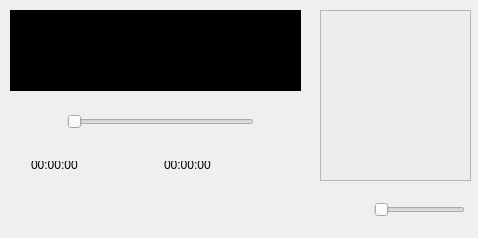
<?xml version="1.0" encoding="UTF-8"?>
<ui version="4.0">
 <class>DWplayer</class>
 <widget class="QWidget" name="DWplayer">
  <property name="geometry">
   <rect>
    <x>0</x>
    <y>0</y>
    <width>478</width>
    <height>238</height>
   </rect>
  </property>
  <property name="windowTitle">
   <string>DWplayer</string>
  </property>
  <widget class="QWidget" name="pPlayerwidget" native="true">
   <property name="geometry">
    <rect>
     <x>10</x>
     <y>10</y>
     <width>291</width>
     <height>81</height>
    </rect>
   </property>
   <property name="sizePolicy">
    <sizepolicy hsizetype="Expanding" vsizetype="Expanding">
     <horstretch>0</horstretch>
     <verstretch>0</verstretch>
    </sizepolicy>
   </property>
   <property name="styleSheet">
    <string notr="true">background-color: rgb(0, 0, 0);</string>
   </property>
   <property name="inputMethodHints">
    <set>Qt::ImhNone</set>
   </property>
  </widget>
  <widget class="QListWidget" name="musiclist">
   <property name="geometry">
    <rect>
     <x>320</x>
     <y>10</y>
     <width>151</width>
     <height>171</height>
    </rect>
   </property>
   <property name="sizePolicy">
    <sizepolicy hsizetype="Fixed" vsizetype="Expanding">
     <horstretch>0</horstretch>
     <verstretch>0</verstretch>
    </sizepolicy>
   </property>
   <property name="styleSheet">
    <string notr="true">background-color: rgb(237, 237, 237);</string>
   </property>
   <property name="dragEnabled">
    <bool>true</bool>
   </property>
   <property name="dragDropMode">
    <enum>QAbstractItemView::DragDrop</enum>
   </property>
   <property name="defaultDropAction">
    <enum>Qt::MoveAction</enum>
   </property>
  </widget>
  <widget class="QWidget" name="layoutWidget">
   <property name="geometry">
    <rect>
     <x>10</x>
     <y>100</y>
     <width>301</width>
     <height>44</height>
    </rect>
   </property>
   <layout class="QHBoxLayout" name="horizontalLayout">
    <item>
     <widget class="QPushButton" name="pBtnSlower">
      <property name="sizePolicy">
       <sizepolicy hsizetype="Fixed" vsizetype="Fixed">
        <horstretch>0</horstretch>
        <verstretch>0</verstretch>
       </sizepolicy>
      </property>
      <property name="focusPolicy">
       <enum>Qt::NoFocus</enum>
      </property>
      <property name="text">
       <string/>
      </property>
      <property name="icon">
       <iconset resource="style.qrc">
        <normaloff>:/img/images/player_up.png</normaloff>:/img/images/player_up.png</iconset>
      </property>
      <property name="iconSize">
       <size>
        <width>32</width>
        <height>32</height>
       </size>
      </property>
      <property name="flat">
       <bool>true</bool>
      </property>
     </widget>
    </item>
    <item>
     <widget class="QSlider" name="pPlayerSlider">
      <property name="orientation">
       <enum>Qt::Horizontal</enum>
      </property>
     </widget>
    </item>
    <item>
     <widget class="QPushButton" name="pBtnFaster">
      <property name="sizePolicy">
       <sizepolicy hsizetype="Fixed" vsizetype="Fixed">
        <horstretch>0</horstretch>
        <verstretch>0</verstretch>
       </sizepolicy>
      </property>
      <property name="focusPolicy">
       <enum>Qt::NoFocus</enum>
      </property>
      <property name="text">
       <string/>
      </property>
      <property name="icon">
       <iconset resource="style.qrc">
        <normaloff>:/img/images/player_down.png</normaloff>:/img/images/player_down.png</iconset>
      </property>
      <property name="iconSize">
       <size>
        <width>32</width>
        <height>32</height>
       </size>
      </property>
      <property name="flat">
       <bool>true</bool>
      </property>
     </widget>
    </item>
   </layout>
  </widget>
  <widget class="QWidget" name="layoutWidget">
   <property name="geometry">
    <rect>
     <x>20</x>
     <y>150</y>
     <width>281</width>
     <height>30</height>
    </rect>
   </property>
   <layout class="QHBoxLayout" name="horizontalLayout_2">
    <item>
     <widget class="QLabel" name="time">
      <property name="layoutDirection">
       <enum>Qt::LeftToRight</enum>
      </property>
      <property name="text">
       <string>00:00:00</string>
      </property>
     </widget>
    </item>
    <item>
     <widget class="QLabel" name="timesum">
      <property name="text">
       <string>00:00:00</string>
      </property>
     </widget>
    </item>
   </layout>
  </widget>
  <widget class="QPushButton" name="pBtnVol">
   <property name="geometry">
    <rect>
     <x>314</x>
     <y>191</y>
     <width>54</width>
     <height>39</height>
    </rect>
   </property>
   <property name="sizePolicy">
    <sizepolicy hsizetype="Fixed" vsizetype="Fixed">
     <horstretch>0</horstretch>
     <verstretch>0</verstretch>
    </sizepolicy>
   </property>
   <property name="focusPolicy">
    <enum>Qt::NoFocus</enum>
   </property>
   <property name="text">
    <string/>
   </property>
   <property name="icon">
    <iconset resource="style.qrc">
     <normaloff>:/img/images/volume.png</normaloff>:/img/images/volume.png</iconset>
   </property>
   <property name="iconSize">
    <size>
     <width>32</width>
     <height>32</height>
    </size>
   </property>
   <property name="flat">
    <bool>true</bool>
   </property>
  </widget>
  <widget class="QPushButton" name="pBtnMode">
   <property name="geometry">
    <rect>
     <x>11</x>
     <y>191</y>
     <width>57</width>
     <height>39</height>
    </rect>
   </property>
   <property name="sizePolicy">
    <sizepolicy hsizetype="Fixed" vsizetype="Fixed">
     <horstretch>0</horstretch>
     <verstretch>0</verstretch>
    </sizepolicy>
   </property>
   <property name="focusPolicy">
    <enum>Qt::NoFocus</enum>
   </property>
   <property name="text">
    <string/>
   </property>
   <property name="icon">
    <iconset resource="style.qrc">
     <normaloff>:/img/images/repeat_all.png</normaloff>:/img/images/repeat_all.png</iconset>
   </property>
   <property name="iconSize">
    <size>
     <width>50</width>
     <height>50</height>
    </size>
   </property>
   <property name="flat">
    <bool>true</bool>
   </property>
  </widget>
  <widget class="QPushButton" name="pBtnPlay">
   <property name="geometry">
    <rect>
     <x>194</x>
     <y>191</y>
     <width>54</width>
     <height>39</height>
    </rect>
   </property>
   <property name="sizePolicy">
    <sizepolicy hsizetype="Fixed" vsizetype="Fixed">
     <horstretch>0</horstretch>
     <verstretch>0</verstretch>
    </sizepolicy>
   </property>
   <property name="focusPolicy">
    <enum>Qt::NoFocus</enum>
   </property>
   <property name="text">
    <string/>
   </property>
   <property name="icon">
    <iconset resource="style.qrc">
     <normaloff>:/img/images/player_play.png</normaloff>:/img/images/player_play.png</iconset>
   </property>
   <property name="iconSize">
    <size>
     <width>32</width>
     <height>32</height>
    </size>
   </property>
   <property name="flat">
    <bool>true</bool>
   </property>
  </widget>
  <widget class="QPushButton" name="pBtnOpen">
   <property name="geometry">
    <rect>
     <x>74</x>
     <y>191</y>
     <width>54</width>
     <height>39</height>
    </rect>
   </property>
   <property name="sizePolicy">
    <sizepolicy hsizetype="Fixed" vsizetype="Fixed">
     <horstretch>0</horstretch>
     <verstretch>0</verstretch>
    </sizepolicy>
   </property>
   <property name="focusPolicy">
    <enum>Qt::NoFocus</enum>
   </property>
   <property name="text">
    <string/>
   </property>
   <property name="icon">
    <iconset resource="style.qrc">
     <normaloff>:/img/images/player_folder.png</normaloff>:/img/images/player_folder.png</iconset>
   </property>
   <property name="iconSize">
    <size>
     <width>32</width>
     <height>32</height>
    </size>
   </property>
   <property name="flat">
    <bool>true</bool>
   </property>
  </widget>
  <widget class="QPushButton" name="pBtnUp">
   <property name="geometry">
    <rect>
     <x>134</x>
     <y>191</y>
     <width>54</width>
     <height>39</height>
    </rect>
   </property>
   <property name="sizePolicy">
    <sizepolicy hsizetype="Fixed" vsizetype="Fixed">
     <horstretch>0</horstretch>
     <verstretch>0</verstretch>
    </sizepolicy>
   </property>
   <property name="focusPolicy">
    <enum>Qt::NoFocus</enum>
   </property>
   <property name="text">
    <string/>
   </property>
   <property name="icon">
    <iconset resource="style.qrc">
     <normaloff>:/img/images/player_slower.png</normaloff>:/img/images/player_slower.png</iconset>
   </property>
   <property name="iconSize">
    <size>
     <width>32</width>
     <height>32</height>
    </size>
   </property>
   <property name="flat">
    <bool>true</bool>
   </property>
  </widget>
  <widget class="QPushButton" name="pBtnDown">
   <property name="geometry">
    <rect>
     <x>254</x>
     <y>191</y>
     <width>54</width>
     <height>39</height>
    </rect>
   </property>
   <property name="sizePolicy">
    <sizepolicy hsizetype="Fixed" vsizetype="Fixed">
     <horstretch>0</horstretch>
     <verstretch>0</verstretch>
    </sizepolicy>
   </property>
   <property name="focusPolicy">
    <enum>Qt::NoFocus</enum>
   </property>
   <property name="text">
    <string/>
   </property>
   <property name="icon">
    <iconset resource="style.qrc">
     <normaloff>:/img/images/player_faster.png</normaloff>:/img/images/player_faster.png</iconset>
   </property>
   <property name="iconSize">
    <size>
     <width>32</width>
     <height>32</height>
    </size>
   </property>
   <property name="flat">
    <bool>true</bool>
   </property>
  </widget>
  <widget class="QSlider" name="voiceSlider">
   <property name="geometry">
    <rect>
     <x>374</x>
     <y>201</y>
     <width>91</width>
     <height>18</height>
    </rect>
   </property>
   <property name="sizePolicy">
    <sizepolicy hsizetype="Fixed" vsizetype="Fixed">
     <horstretch>0</horstretch>
     <verstretch>0</verstretch>
    </sizepolicy>
   </property>
   <property name="layoutDirection">
    <enum>Qt::LeftToRight</enum>
   </property>
   <property name="orientation">
    <enum>Qt::Horizontal</enum>
   </property>
  </widget>
 </widget>
 <layoutdefault spacing="6" margin="11"/>
 <resources>
  <include location="style.qrc"/>
 </resources>
 <connections/>
</ui>
